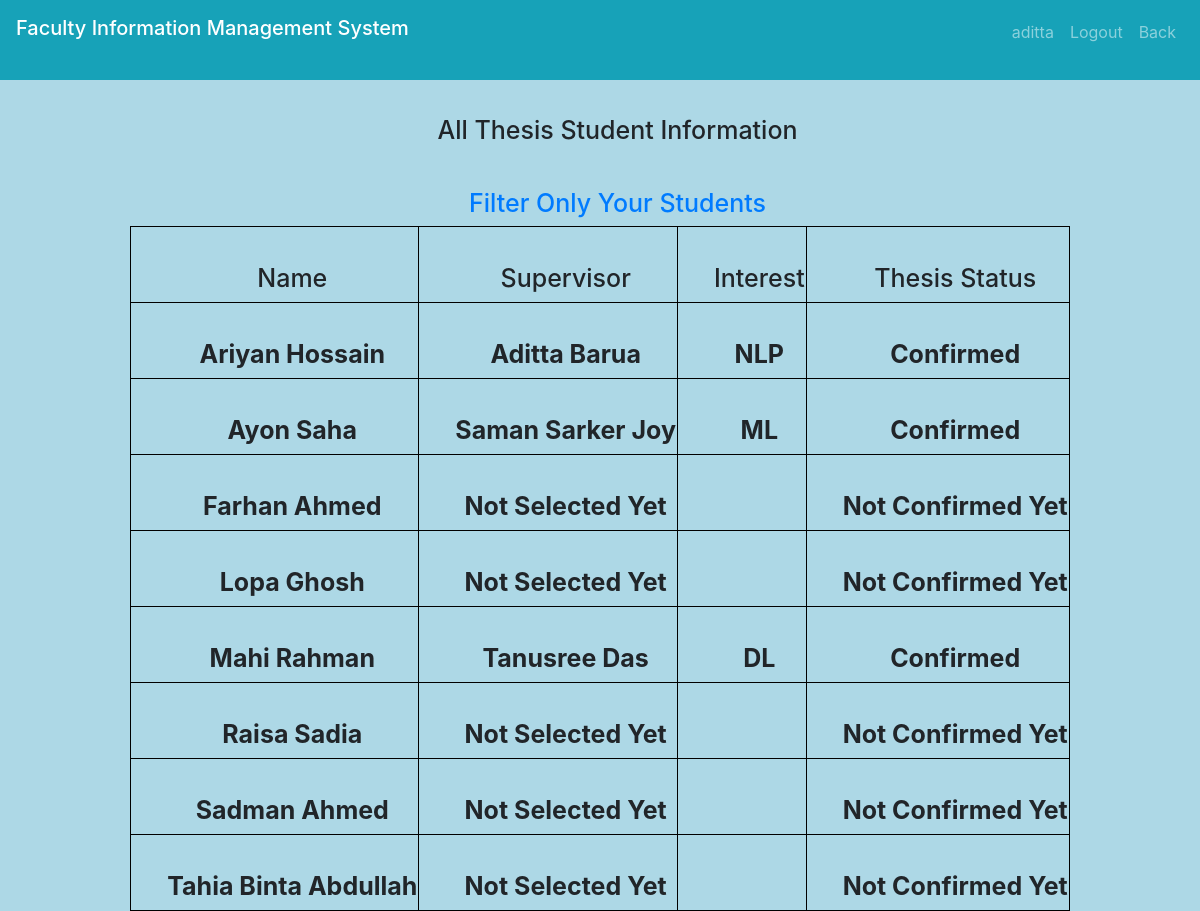
Page /currentThesis.php (signed in) on the committed database.
### tables this page shows
CREATE TABLE `student_information` (
  `id` varchar(244) NOT NULL,
  `name` varchar(244) NOT NULL,
  `student_id` varchar(244) NOT NULL,
  `credits` varchar(244) NOT NULL,
  `dep` varchar(244) NOT NULL,
  `cgpa` varchar(244) NOT NULL,
  `dob` date NOT NULL,
  `supervisor` varchar(255) DEFAULT NULL,
  `thesis_status` varchar(255) DEFAULT NULL,
  `interest` varchar(255) DEFAULT NULL
);

### currentThesis.php (the view, shortened to what this page needs)
<?php include("header1.php"); ?>
<!DOCTYPE html>
<body>
  <body style='background-color: #ADD8E6'>
    <nav class="navbar navbar-expand-sm bg-info navbar-dark">
        <?php
        include("includes/connection.php");
        ?>
    </nav>
    <h3 style="text-align:center;padding-left:35px;padding-top:35px;color: black#A9A9A9;font-size:25px;">All Thesis Student Information</h3>
    <h4 style="text-align:center;padding-left:35px;padding-top:35px;color: black#A9A9A9;font-size:25px;"><a href="currentYourThesis.php">Filter Only Your Students</a></h4>
    <table class="center">
      <tr>
        <th>
          <h2 style="text-align:center;padding-left:35px;padding-top:35px;color: black#A9A9A9;font-size:25px;">Name</h3>
        </th>
        <th>
          <h2 style="text-align:center;padding-left:35px;padding-top:35px;color: black#A9A9A9;font-size:25px;">Supervisor</h3>
        </th>
        <th>
          <h2 style="text-align:center;padding-left:35px;padding-top:35px;color: black#A9A9A9;font-size:25px;">Interest</h3>
        </th>
        <th>
          <h2 style="text-align:center;padding-left:35px;padding-top:35px;color: black#A9A9A9;font-size:25px;">Thesis Status</h3>
        </th>
      </tr>
      <?php
      $query_run = mysqli_query($connect, "select * from student_information");
      while ($data = mysqli_fetch_array($query_run)) {
      ?>
        <tr>
          <?php
          $t = strtolower($data['thesis_status']);
          $s = $data['supervisor'];
          if ($t == "" || $t == Null || $t == 'no') {
            $t = "Not Confirmed Yet";
          } else {
            $t = "Confirmed";
          }
          if ($s == "" || $s == Null) {
            $s = "Not Selected Yet";
          }
          ?>
          <th>
            <h3 style="text-align:center;padding-left:35px;padding-top:35px;color: black#A9A9A9;font-size:25px;"><?php echo "<b>" . $data['name'] . "</b>" ?></h3>
          </th>
          <th>
            <h3 style="text-align:center;padding-left:35px;padding-top:35px;color: black#A9A9A9;font-size:25px;"><?php echo "<b>" . $s . "</b>" ?></h3>
          </th>
          <th>
            <h3 style="text-align:center;padding-left:35px;padding-top:35px;color: black#A9A9A9;font-size:25px;"><?php echo "<b>" . $data['interest'] . "</b>" ?></h3>
          </th>
          <th>
            <h3 style="text-align:center;padding-left:35px;padding-top:35px;color: black#A9A9A9;font-size:25px;"><?php echo "<b>" . $t . "</b>" ?></h3>
          </th>
        </tr>
      <?php
      }
      ?>
    </table>
  </body>
  </html>

### currentThesis.php (style rules this page uses)
table, th, td { border: 1px solid black; }
.center { margin-left: auto; margin-right: auto; }

### rows in the picture
student_information: name "Ariyan Hossain", supervisor "Aditta Barua", interest "NLP", thesis_status "Confirmed"
student_information: name "Ayon Saha", supervisor "Saman Sarker Joy", interest "ML", thesis_status "Confirmed"
student_information: name "Farhan Ahmed", s "Not Selected Yet", thesis_status "Not Confirmed Yet"
student_information: name "Lopa Ghosh", s "Not Selected Yet", thesis_status "Not Confirmed Yet"
student_information: name "Mahi Rahman", supervisor "Tanusree Das", interest "DL", thesis_status "Confirmed"
student_information: name "Raisa Sadia", s "Not Selected Yet", thesis_status "Not Confirmed Yet"
student_information: name "Sadman Ahmed", s "Not Selected Yet", thesis_status "Not Confirmed Yet"
student_information: name "Tahia Binta Abdullah", s "Not Selected Yet", thesis_status "Not Confirmed Yet"

### other values in the picture
$_SESSION['FacultyLoginId'] "aditta"
